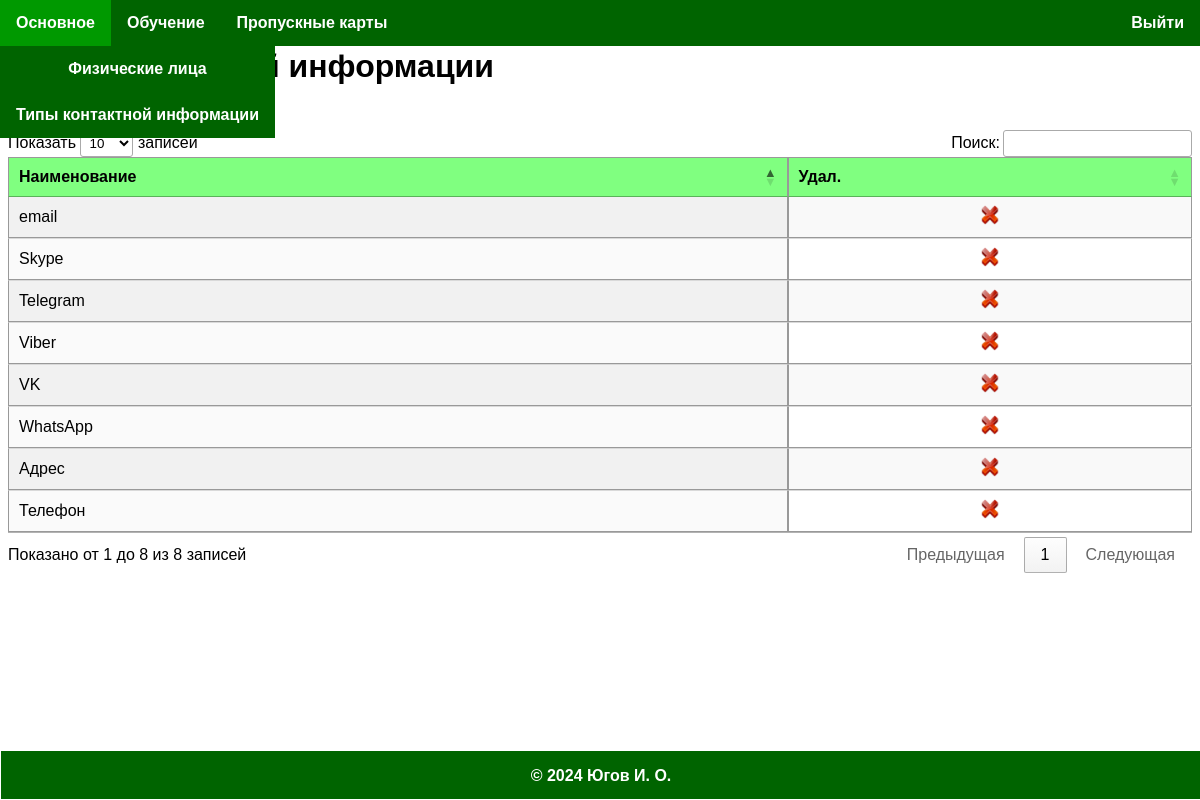
Screenshot of /base/contact_info_type/list/ (signed in) with the database file from the repository.
### base/models.py (models this page shows)
class ContactInfoType(models.Model):
    title = models.CharField(_("Наименование"), max_length=50, unique=True)
    """Наименование."""
    class Meta:
        verbose_name = _("Тип контактной информации")
        verbose_name_plural = _("Типы контактной информации")
    def __str__(self):
        return self.title

### base/views.py (the view)
# urls.py: path('contact_info_type/list/', views.contact_info_type_list, name='contact_info_type_list'),
@login_required(login_url='/login/')
def contact_info_type_list(request):
    contact_info_types = ContactInfoType.objects.all()
    return render(request, 'entities/contact_info_type/list.html', {'username': request.user.username, 'contact_info_type_list': contact_info_types})

### templates/entities/contact_info_type/list.html (shortened to what this page needs)
{% extends 'base.html' %}
{% load static %}
{% block content %}
    <h1>Типы контактной информации</h1>
    <div id="resizable-container" data-container-id="contact_info_type-1">
        <a href="{% url 'contact_info_type_new' %}"><img class="action-icon" src="{% static 'icons/add.png' %}" alt="Создать"></a>
        <table class="catalog-items display" id="myTable" data-table-id="contact_info_type-1">
            <thead>
                <tr>
                    <th class="resizable-th">Наименование</th>
                    <th class="resizable-th">Удал.</th>
                </tr>
            </thead>
            <tbody>
                {% for contact_info_type in contact_info_type_list %}
                <tr class="{% cycle 'odd' 'even' %}" onclick="window.location.href='{% url 'contact_info_type_edit' contact_info_type.pk %}'">
                    <td class="cell-text">{{ contact_info_type }}</td>
                    <td class="cell-button"><a href="{% url 'contact_info_type_delete' contact_info_type.pk %}"><img class="action-icon" src="{% static 'icons/delete.png' %}" alt="Удалить"></a></td>
                </tr>
                {% endfor %}
            </tbody>
        </table>
    </div>
{% endblock %}

### templates/static/css/main.css (style rules this page uses)
body { font-family: Arial, sans-serif; }
.catalog-items { border-collapse: collapse; }
.catalog-items th, .catalog-items td { padding: 2px 8px; border: 1px solid #999; }
.catalog-items tbody tr { cursor: pointer; }
.catalog-items th { background-color: #80ff80; font-weight: bold; text-align: center; }
.catalog-items td { text-align: left; }
.catalog-items .cell-text { text-align: left; }
.catalog-items .cell-date, .catalog-items .cell-label, .catalog-items .cell-button { text-align: center; }
.action-icon { height: 20px; width: 20px; }

### rows the page displays
ContactInfoType: title "Адрес"
ContactInfoType: title "Телефон"
ContactInfoType: title "VK"
ContactInfoType: title "WhatsApp"
ContactInfoType: title "Telegram"
ContactInfoType: title "Viber"
ContactInfoType: title "Skype"
ContactInfoType: title "email"
